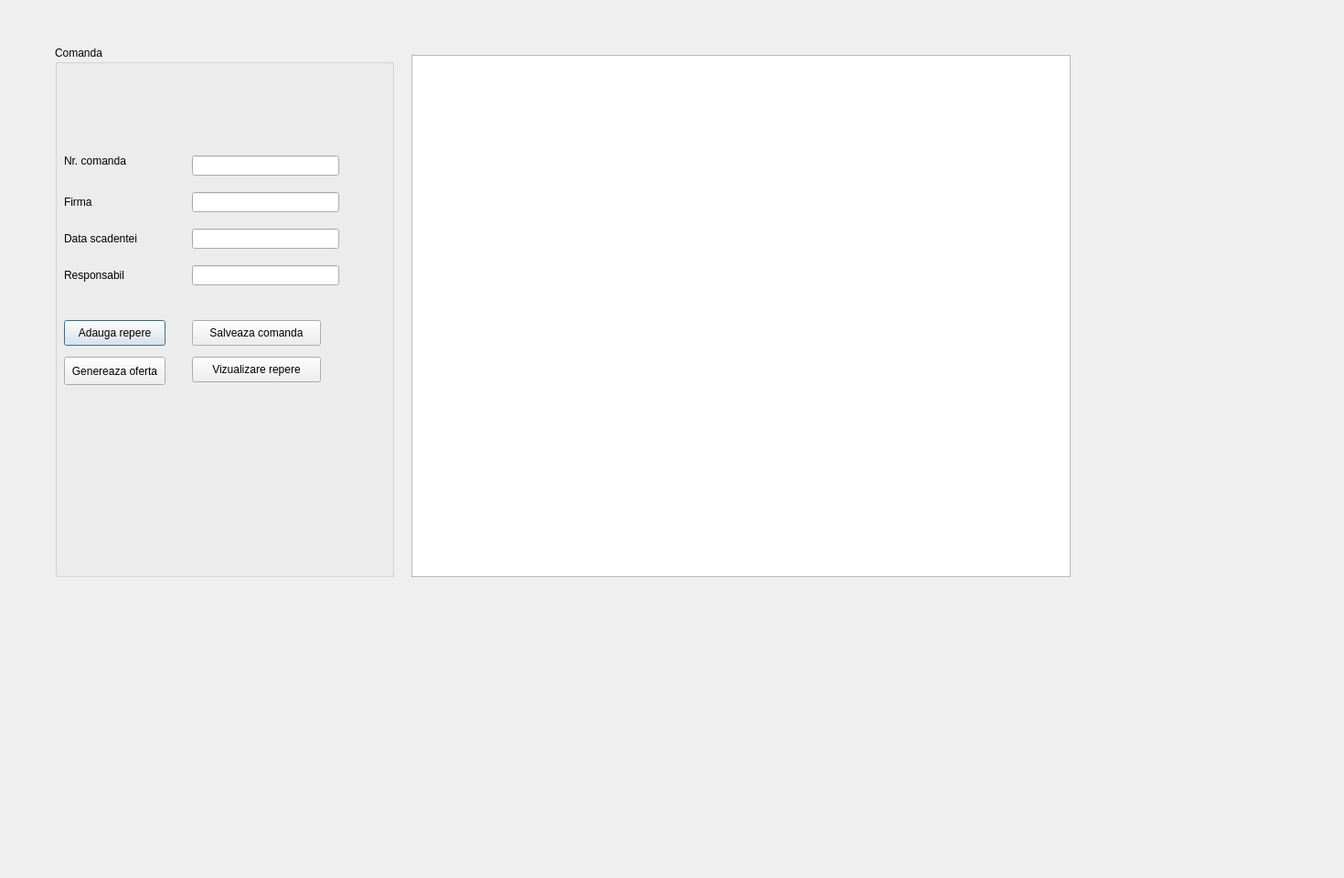
<?xml version="1.0" encoding="UTF-8"?>
<ui version="4.0">
 <class>addOrder</class>
 <widget class="QDialog" name="addOrder">
  <property name="geometry">
   <rect>
    <x>0</x>
    <y>0</y>
    <width>1470</width>
    <height>960</height>
   </rect>
  </property>
  <property name="windowTitle">
   <string>Dialog</string>
  </property>
  <widget class="QGroupBox" name="groupBox">
   <property name="geometry">
    <rect>
     <x>60</x>
     <y>50</y>
     <width>371</width>
     <height>581</height>
    </rect>
   </property>
   <property name="title">
    <string>Comanda</string>
   </property>
   <widget class="QLabel" name="label">
    <property name="geometry">
     <rect>
      <x>10</x>
      <y>100</y>
      <width>111</width>
      <height>51</height>
     </rect>
    </property>
    <property name="text">
     <string>Nr. comanda</string>
    </property>
   </widget>
   <widget class="QLabel" name="label_2">
    <property name="geometry">
     <rect>
      <x>10</x>
      <y>140</y>
      <width>81</width>
      <height>61</height>
     </rect>
    </property>
    <property name="text">
     <string>Firma</string>
    </property>
   </widget>
   <widget class="QLabel" name="label_3">
    <property name="geometry">
     <rect>
      <x>10</x>
      <y>190</y>
      <width>91</width>
      <height>41</height>
     </rect>
    </property>
    <property name="text">
     <string>Data scadentei</string>
    </property>
   </widget>
   <widget class="QLabel" name="label_4">
    <property name="geometry">
     <rect>
      <x>10</x>
      <y>230</y>
      <width>81</width>
      <height>41</height>
     </rect>
    </property>
    <property name="text">
     <string>Responsabil</string>
    </property>
   </widget>
   <widget class="QLineEdit" name="noOrderLe">
    <property name="geometry">
     <rect>
      <x>150</x>
      <y>120</y>
      <width>161</width>
      <height>22</height>
     </rect>
    </property>
   </widget>
   <widget class="QLineEdit" name="companyLe">
    <property name="geometry">
     <rect>
      <x>150</x>
      <y>160</y>
      <width>161</width>
      <height>22</height>
     </rect>
    </property>
   </widget>
   <widget class="QLineEdit" name="dueDateLe">
    <property name="geometry">
     <rect>
      <x>150</x>
      <y>200</y>
      <width>161</width>
      <height>22</height>
     </rect>
    </property>
   </widget>
   <widget class="QLineEdit" name="responsibleLe">
    <property name="geometry">
     <rect>
      <x>150</x>
      <y>240</y>
      <width>161</width>
      <height>22</height>
     </rect>
    </property>
   </widget>
   <widget class="QPushButton" name="adRep">
    <property name="geometry">
     <rect>
      <x>10</x>
      <y>300</y>
      <width>111</width>
      <height>28</height>
     </rect>
    </property>
    <property name="text">
     <string>Adauga repere</string>
    </property>
   </widget>
   <widget class="QPushButton" name="saveOr">
    <property name="geometry">
     <rect>
      <x>150</x>
      <y>300</y>
      <width>141</width>
      <height>28</height>
     </rect>
    </property>
    <property name="text">
     <string>Salveaza comanda</string>
    </property>
   </widget>
   <widget class="QPushButton" name="genOffert">
    <property name="geometry">
     <rect>
      <x>10</x>
      <y>340</y>
      <width>111</width>
      <height>31</height>
     </rect>
    </property>
    <property name="text">
     <string>Genereaza oferta</string>
    </property>
   </widget>
   <widget class="QPushButton" name="viewCrtMark">
    <property name="geometry">
     <rect>
      <x>150</x>
      <y>340</y>
      <width>141</width>
      <height>28</height>
     </rect>
    </property>
    <property name="text">
     <string>Vizualizare repere</string>
    </property>
   </widget>
  </widget>
  <widget class="QTableView" name="tableView">
   <property name="geometry">
    <rect>
     <x>450</x>
     <y>60</y>
     <width>721</width>
     <height>571</height>
    </rect>
   </property>
  </widget>
 </widget>
 <resources/>
 <connections/>
</ui>
